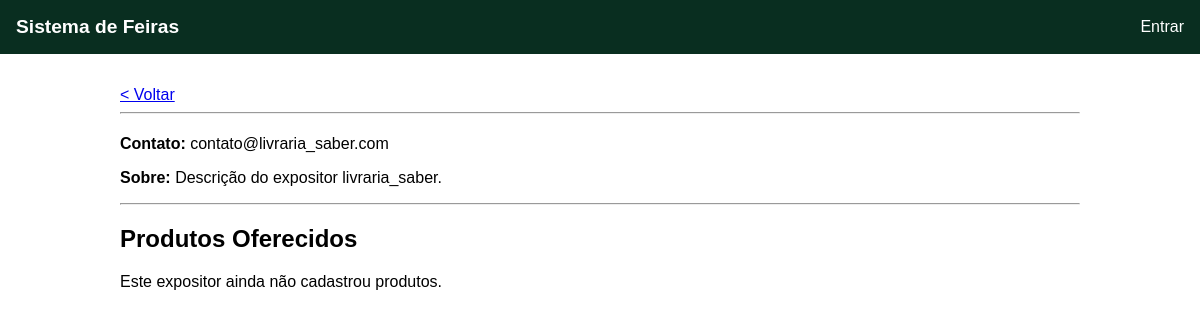
The page /expositor/3/ on the database its author committed.
### core/models.py (models this page shows, shortened)
class Expositor(models.Model):
    descricao = models.TextField()
    contato = models.CharField(max_length=100)  # Email ou telefone
    feiras = models.ManyToManyField(Feira, related_name='expositores')
    usuario = models.OneToOneField(settings.AUTH_USER_MODEL, on_delete=models.CASCADE)

### core/views.py (the view)
# urls.py: path('expositor/<int:expositor_id>/', views.detalhes_expositor, name='detalhes_expositor'),
def detalhes_expositor(request, expositor_id):
    expositor = get_object_or_404(Expositor, pk=expositor_id)
    lista_de_produtos = expositor.produtos.all()
    context = {
        'expositor': expositor,
        'produtos': lista_de_produtos
    }
    return render(request, 'core/detalhes_expositor.html', context)

### core/templates/core/detalhes_expositor.html (shortened to what this page needs)
{% extends 'core/base.html' %}
{% block content %}
    <a href="javascript:history.back()">< Voltar</a>
    <hr>
    <p><strong>Contato:</strong> {{ expositor.contato }}</p>
    <p><strong>Sobre:</strong> {{ expositor.descricao }}</p>
    <hr>
    <h2>Produtos Oferecidos</h2>
    {% if produtos %}
        {% for produto in produtos %}
            <div class="produto-card">
                <h3>{{ produto.nome }}</h3>
                <p>{{ produto.descricao }}</p>
                <p class="preco">Preço: R$ {{ produto.preco|floatformat:2 }}</p>
            </div>
        {% endfor %}
    {% else %}
        <p>Este expositor ainda não cadastrou produtos.</p>
    {% endif %}
{% endblock %}

### core/templates/core/base.html (style rules this page uses)
body { font-family: sans-serif; margin: 0; }

### rows shown on the page
Expositor: contato "contato@livraria_saber.com", descricao "Descrição do expositor livraria_saber."
